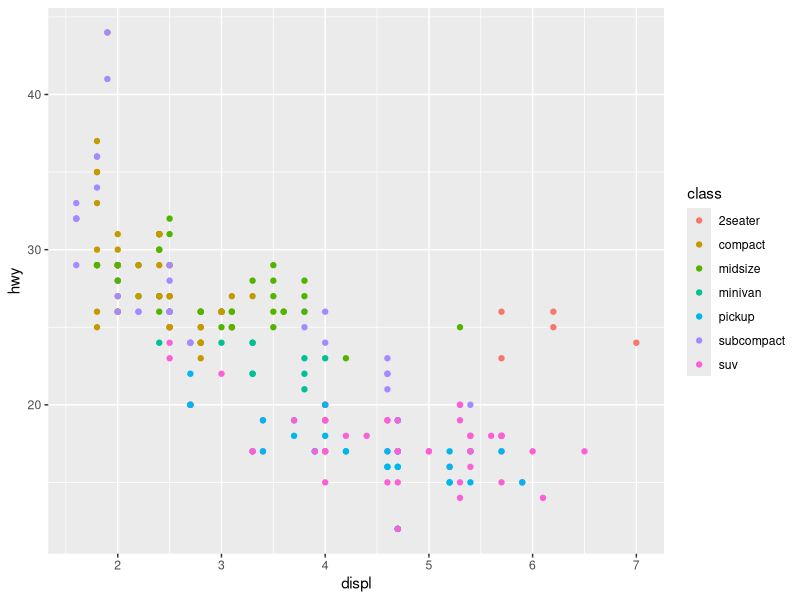
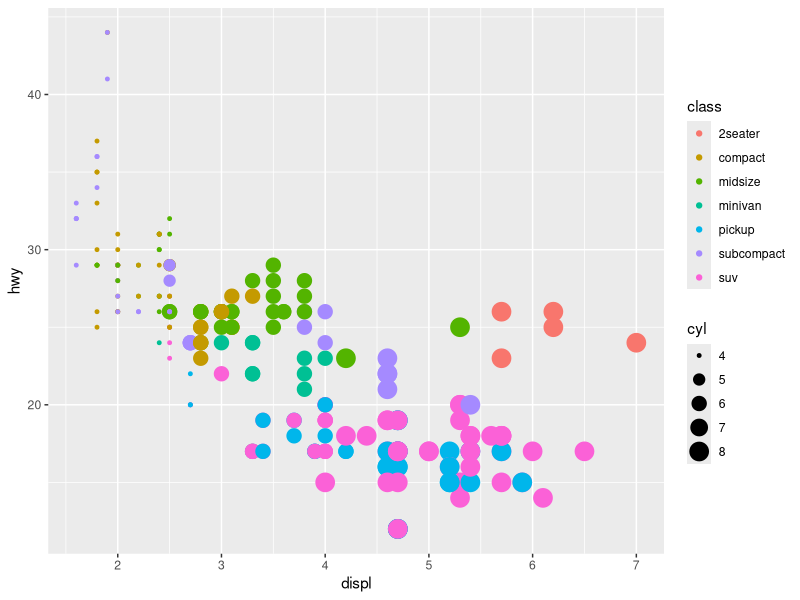
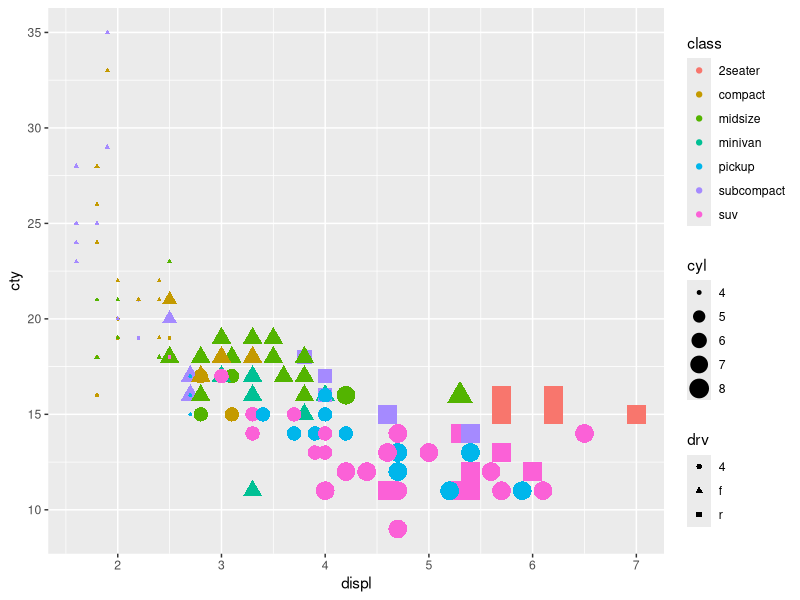
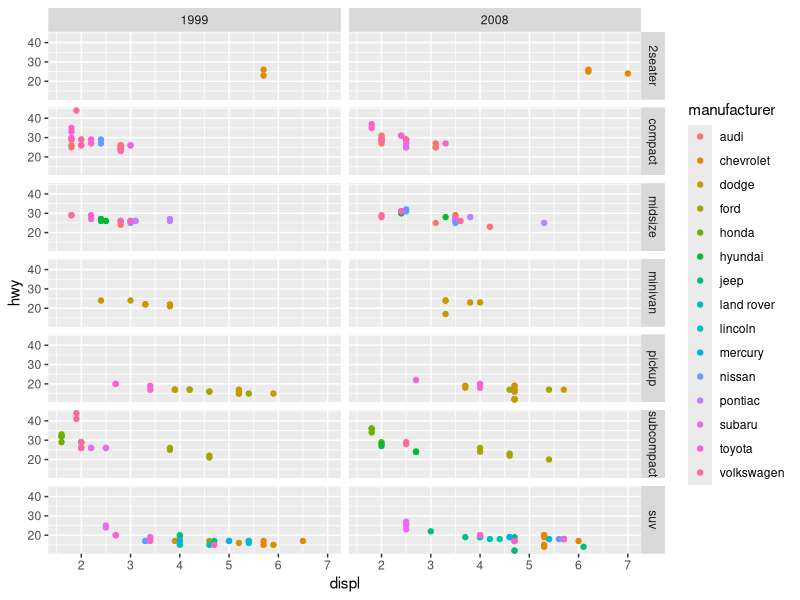

These charts were generated, in order, by the following R code:
library(ggplot2)

ggplot(data=mpg, aes(x=displ,y=hwy,colour=class))+
  geom_point()

ggplot(data=mpg, aes(x=displ,y=hwy,colour=class,size=cyl))+
  geom_point()

ggplot(data=mpg, aes(x=displ,y=cty,colour=class,size=cyl,shape=drv))+
  geom_point()

ggplot(data=mpg, aes(x=displ,y=hwy,colour=manufacturer))+
  geom_point()+facet_grid(class~year)



